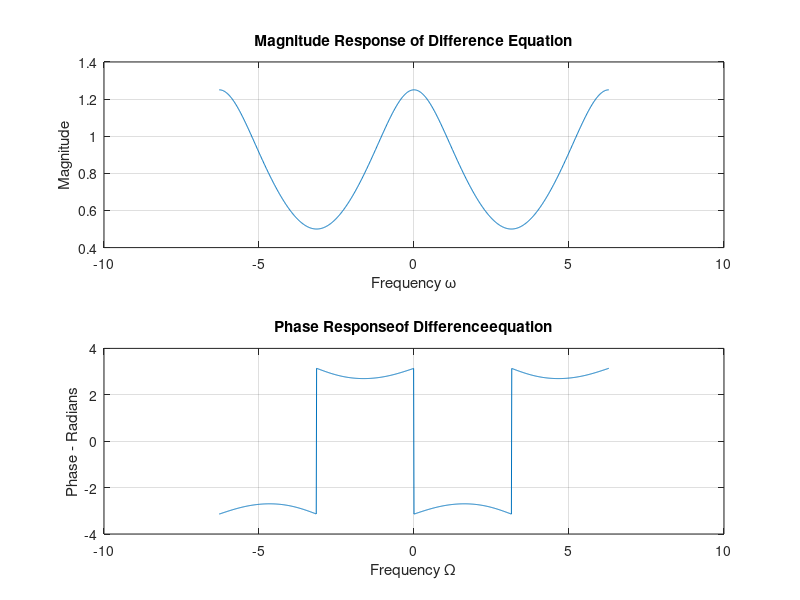

Write MATLAB code to recreate this figure.
clc;
close all;
clear all;
b= [1,4];
a = [1,-5];
w=-2*pi:pi/256:2*pi;
[h] = freqz(b,a,w);
subplot(2,1,1);
plot(w,abs(h));
xlabel('Frequency \omega');
ylabel('Magnitude');
title('Magnitude');
title('Magnitude Response of Difference Equation');
grid on;

subplot(2,1,2);
plot(w,angle(h));
xlabel('Frequency \Omega');
ylabel('Phase - Radians');
title('Phase Responseof Differenceequation');
grid on;
